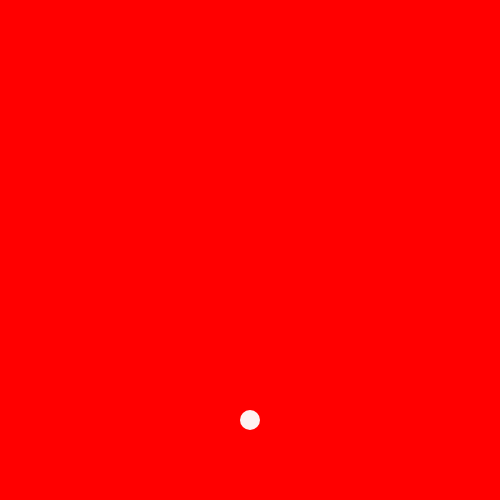
Frame 1 (no input)
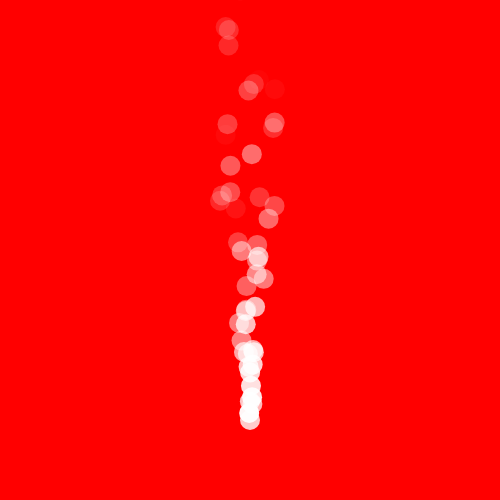
Frame 60 (no input)
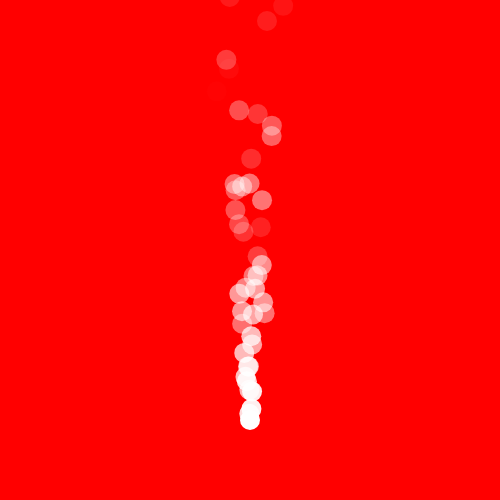
Frame 120 (the mouse pressed at the canvas centre since frame 60)

The p5.js sketch that drew these frames (run headless with seeded random() and noise() and a simulated clock; from frame 60 on, the mouse is pressed at the canvas centre):

// p5.js sketch
// ── sketch.js
let cars = [];

function setup() {
  createCanvas(500, 500);


  // for (let i = 0; i < 20; i++) {
  //   cars.push(new Car());
  //
  noStroke();
}

function draw() {
  background('red');
  cars.push(new Car());


  for (let i = 0; i < cars.length; i++) {
    cars[i].display();
    cars[i].move();
    if(cars[i].a <= 0) {
      cars.splice(i,1);
    }
  }
}


class Car {

  constructor() {
    //attributes
    this.pos = createVector(width / 2, height-80);
    this.vel = createVector(random(-.8, .8), random(-10, -5));
    this.r = 255; //andom(255);
    this.g = 255; //random(255);
    this.b = 255; //random(255);
    this.a = random(200,255);
  }

  //methods

  display() {
    fill(this.r,this.g,this.b,this.a);
    ellipse(this.pos.x, this.pos.y, 20);

  }

  move() {
    this.pos.add(this.vel);
    this.a = this.a - 5 ;
    // if(this.pos.x > width) this.pos.x = 0;
    // if(this.pos.x < 0) this.pos.x = width;
    // if(this.pos.y > height) this.pos.y = 0;
    // if(this.pos.y < 0) this.pos.y = height;
  }
}
